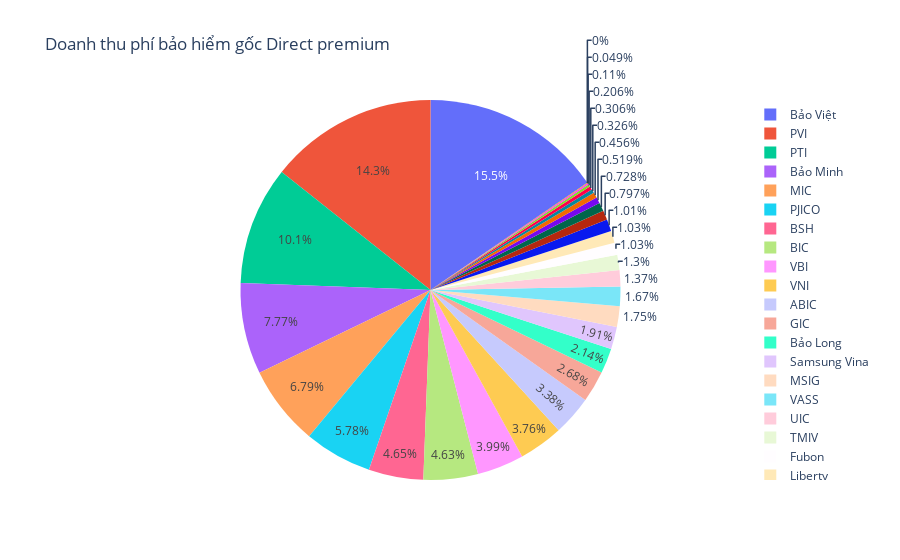

Notebook code for this chart:
### Code cell
import plotly.graph_objects as go


# Create the pie chart
fig = go.Figure(data=[go.Pie(labels=insur_revenue.columns.difference(['Tổng']), values=insur_revenue.iloc[0,:][insur_revenue.columns.difference(['Tổng'])].values)])

# Customize layout
fig.update_layout(title='Doanh thu phí bảo hiểm gốc\nDirect premium\n')

# Show the chart
fig.show()

### Figure 1 — Plotly figure (JSON) as saved in the notebook; plotly's stock layout.template omitted (floating-point values rounded to 4 significant figures)
{"data": [{"labels": ["AAA", "ABIC", "AIG", "BHV", "BIC", "BSH", "BVTM", "Bảo Long", "Bảo Minh", "Bảo Việt", "Bảo lãnh Seoul", "Cathay", "Chubb", "Fubon", "GIC", "Groupama", "HDI", "Liberty", "MIC", "MSIG", "OPES", "PJICO", "PTI", "PVI", "Phú Hưng", "QBE", "Samsung Vina", "TMIV", "UIC", "VASS", "VBI", "VNI", "Xuân Thành"], "type": "pie", "values": [188750, 1957311, 461451, 119257, 2678961, 2691250, null, 1237060, 4496392, 8949205, 28374, 421363, 300160, 597100.0, 1551000.0, 0, 263700.0, 596724, 3932263, 1011580, null, 3344093, 5836199, 8291247, 63930.0, 177300.0, 1105223, 752683, 793021, 964642, 2307358, 2178945, 582066]}], "layout": {"title": {"text": "Doanh thu phí bảo hiểm gốc\nDirect premium\n"}}}
